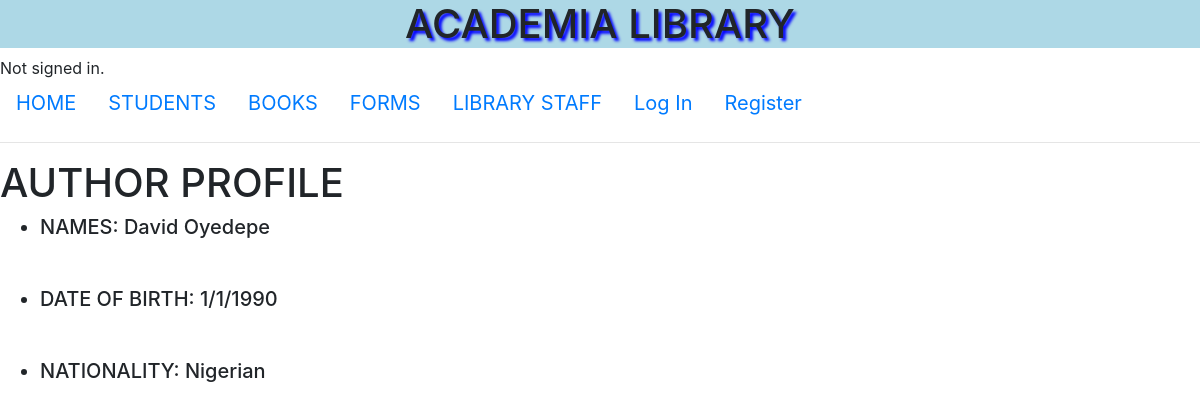
/author_profile, run on the app's committed database.
### library/models.py (models this page shows, shortened)
class Author(models.Model):
    first_name=models.CharField(max_length= 20)
    last_name=models.CharField(max_length= 20)
    date_of_birth= models.CharField(max_length=25)
    nationality= models.CharField(max_length= 20)

### library/views.py (the view)
# urls.py: path("author_profile", views.author_profile, name= "author_profile"),
def author_profile(request):
        author_profiles=Author.objects.all()
        return render(request, "library/author_profile.html", {"author_profiles":author_profiles})

### library/templates/library/author_profile.html (shortened to what this page needs)
{% extends "library/layout.html" %}
{% load static %}
{%  block content  %}
<h1>AUTHOR PROFILE<h1>
<div>
{% if author_profiles %}
    {% for author_profiles in author_profiles %}
    <ul>
        <li>NAMES: {{author_profiles.first_name}}  {{author_profiles.last_name}}</li><br>
        <li>DATE OF BIRTH: {{author_profiles.date_of_birth}}</li><br>
        <li>NATIONALITY: {{author_profiles.nationality}}</li>
    </ul>
    {% endfor %}
{% else %}
    <p style="font-size:18px">Books not available</p>
{% endif%}
</div>
{% endblock content %}

### library/templates/library/author_profile.html (style rules this page uses)
li { font-size:20px; }

### data on the page
Author: first_name "David", last_name "Oyedepe", date_of_birth "1/1/1990", nationality "Nigerian"
